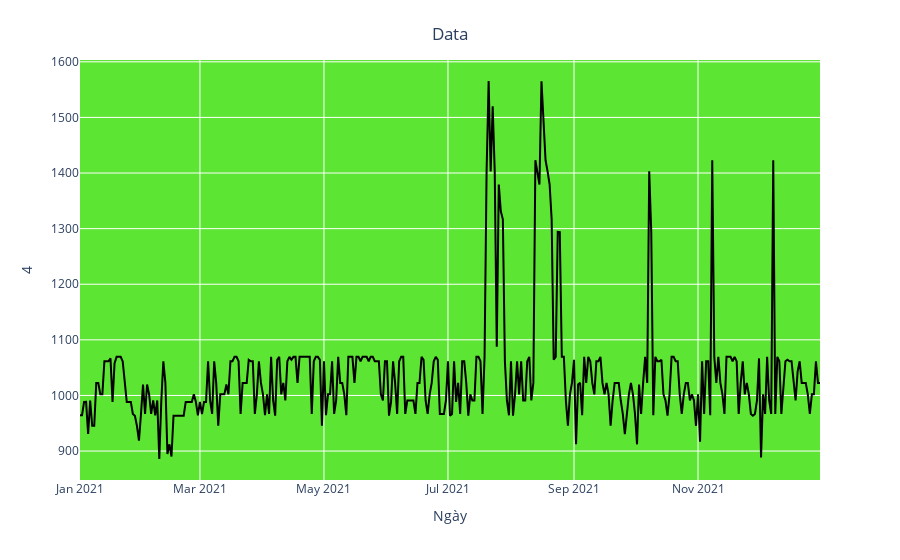

The notebook cell this image was saved under:
### Code cell
import plotly.express as px
fig = px.line(y=df['4'], x=df['Day'])
fig.update_traces(line_color='black')
fig.update_layout(xaxis_title="Ngày",
                  yaxis_title="4",
                  title={'text': "Data", 'y':0.95, 'x':0.5, 'xanchor':'center', 'yanchor':'top'},
                  plot_bgcolor='rgba(53,223,0,0.8)')

### Figure 1 — Plotly figure (JSON) as saved in the notebook; plotly's stock layout.template omitted (floating-point values rounded to 4 significant figures; data arrays with more than 128 entries replaced by an {"elided": "..."} marker saying what was removed)
{"data": [{"hovertemplate": "x=%{x}<br>y=%{y}<extra></extra>", "legendgroup": "", "line": {"color": "black", "dash": "solid"}, "marker": {"symbol": "circle"}, "mode": "lines", "name": "", "orientation": "v", "showlegend": false, "type": "scatter", "x": {"elided": "365 str values"}, "xaxis": "x", "y": {"elided": "365 float values"}, "yaxis": "y"}], "layout": {"legend": {"tracegroupgap": 0}, "margin": {"t": 60}, "plot_bgcolor": "rgba(53,223,0,0.8)", "title": {"text": "Data", "x": 0.5, "xanchor": "center", "y": 0.95, "yanchor": "top"}, "xaxis": {"anchor": "y", "domain": [0, 1], "title": {"text": "Ngày"}}, "yaxis": {"anchor": "x", "domain": [0, 1], "title": {"text": "4"}}}}
